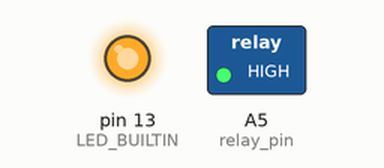
Simulated run of this sketch. Board: Arduino Uno, built with avr-gcc and run on an emulated ATmega328P. Shown: switched loads named in the sketch (green lamp = pin HIGH), output pins drawn as LEDs (lit = HIGH).

Above: at 1.0 s.
At 3.0 s:
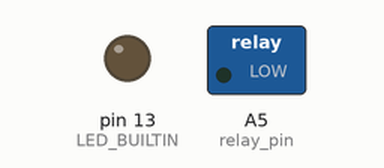
Timing chart, 0 to 5.2 s (numbered marks = the images above):
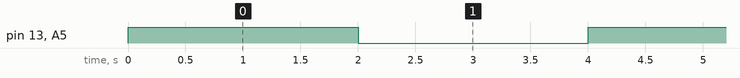

The sketch:

firmware_r2.ino
```cpp
int relay_pin = A5;

void setup() {
  // put your setup code here, to run once:
  pinMode(LED_BUILTIN, OUTPUT);
  pinMode(relay_pin, OUTPUT);
}

void loop() {
  // put your main code here, to run repeatedly:
  digitalWrite(LED_BUILTIN, HIGH);
  digitalWrite(relay_pin, HIGH);
  delay(2000);
  digitalWrite(LED_BUILTIN, LOW);
  digitalWrite(relay_pin, LOW);
  delay(2000);
}
```

Measured:
- by itself, pin 13 (LED_BUILTIN), A5 (relay_pin): alternates HIGH for 2.0 s and LOW for 2.0 s
